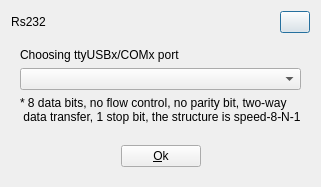
<?xml version="1.0" encoding="UTF-8"?>
<ui version="4.0">
 <class>SetupConnectionsDialog</class>
 <widget class="QDialog" name="SetupConnectionsDialog">
  <property name="geometry">
   <rect>
    <x>0</x>
    <y>0</y>
    <width>318</width>
    <height>187</height>
   </rect>
  </property>
  <property name="windowTitle">
   <string>Rs232</string>
  </property>
  <layout class="QVBoxLayout" name="verticalLayout_2">
   <item>
    <layout class="QHBoxLayout" name="horizontalLayout_2">
     <property name="spacing">
      <number>0</number>
     </property>
     <item>
      <widget class="QLabel" name="l_title">
       <property name="text">
        <string>Rs232</string>
       </property>
       <property name="alignment">
        <set>Qt::AlignCenter</set>
       </property>
      </widget>
     </item>
     <item>
      <spacer name="horizontalSpacer_3">
       <property name="orientation">
        <enum>Qt::Horizontal</enum>
       </property>
       <property name="sizeHint" stdset="0">
        <size>
         <width>40</width>
         <height>20</height>
        </size>
       </property>
      </spacer>
     </item>
     <item>
      <widget class="QPushButton" name="b_close">
       <property name="maximumSize">
        <size>
         <width>30</width>
         <height>30</height>
        </size>
       </property>
       <property name="cursor">
        <cursorShape>PointingHandCursor</cursorShape>
       </property>
       <property name="layoutDirection">
        <enum>Qt::RightToLeft</enum>
       </property>
       <property name="text">
        <string/>
       </property>
      </widget>
     </item>
    </layout>
   </item>
   <item>
    <widget class="QWidget" name="DialogContainer" native="true">
     <layout class="QGridLayout" name="gridLayout">
      <item row="0" column="0">
       <layout class="QVBoxLayout" name="verticalLayout">
        <item>
         <widget class="QLabel" name="l_port">
          <property name="text">
           <string>Choosing ttyUSBx/COMx port</string>
          </property>
         </widget>
        </item>
        <item>
         <widget class="QComboBox" name="m_com_ports"/>
        </item>
        <item>
         <widget class="QLabel" name="l_info">
          <property name="maximumSize">
           <size>
            <width>16777215</width>
            <height>40</height>
           </size>
          </property>
          <property name="text">
           <string>* 8 data bits, no flow control, no parity bit, two-way
 data transfer, 1 stop bit, the structure is speed-8-N-1</string>
          </property>
          <property name="textFormat">
           <enum>Qt::AutoText</enum>
          </property>
          <property name="scaledContents">
           <bool>false</bool>
          </property>
         </widget>
        </item>
       </layout>
      </item>
      <item row="1" column="0">
       <spacer name="verticalSpacer">
        <property name="orientation">
         <enum>Qt::Vertical</enum>
        </property>
        <property name="sizeHint" stdset="0">
         <size>
          <width>20</width>
          <height>22</height>
         </size>
        </property>
       </spacer>
      </item>
      <item row="2" column="0">
       <layout class="QHBoxLayout" name="horizontalLayout">
        <item>
         <spacer name="horizontalSpacer">
          <property name="orientation">
           <enum>Qt::Horizontal</enum>
          </property>
          <property name="sizeHint" stdset="0">
           <size>
            <width>40</width>
            <height>20</height>
           </size>
          </property>
         </spacer>
        </item>
        <item>
         <widget class="QPushButton" name="b_ok">
          <property name="text">
           <string>&amp;Ok</string>
          </property>
         </widget>
        </item>
        <item>
         <spacer name="horizontalSpacer_2">
          <property name="orientation">
           <enum>Qt::Horizontal</enum>
          </property>
          <property name="sizeHint" stdset="0">
           <size>
            <width>40</width>
            <height>20</height>
           </size>
          </property>
         </spacer>
        </item>
       </layout>
      </item>
     </layout>
    </widget>
   </item>
  </layout>
 </widget>
 <resources/>
 <connections>
  <connection>
   <sender>b_close</sender>
   <signal>clicked()</signal>
   <receiver>SetupConnectionsDialog</receiver>
   <slot>reject()</slot>
   <hints>
    <hint type="sourcelabel">
     <x>346</x>
     <y>28</y>
    </hint>
    <hint type="destinationlabel">
     <x>188</x>
     <y>183</y>
    </hint>
   </hints>
  </connection>
  <connection>
   <sender>b_ok</sender>
   <signal>clicked()</signal>
   <receiver>SetupConnectionsDialog</receiver>
   <slot>accept()</slot>
   <hints>
    <hint type="sourcelabel">
     <x>159</x>
     <y>156</y>
    </hint>
    <hint type="destinationlabel">
     <x>158</x>
     <y>93</y>
    </hint>
   </hints>
  </connection>
 </connections>
</ui>
